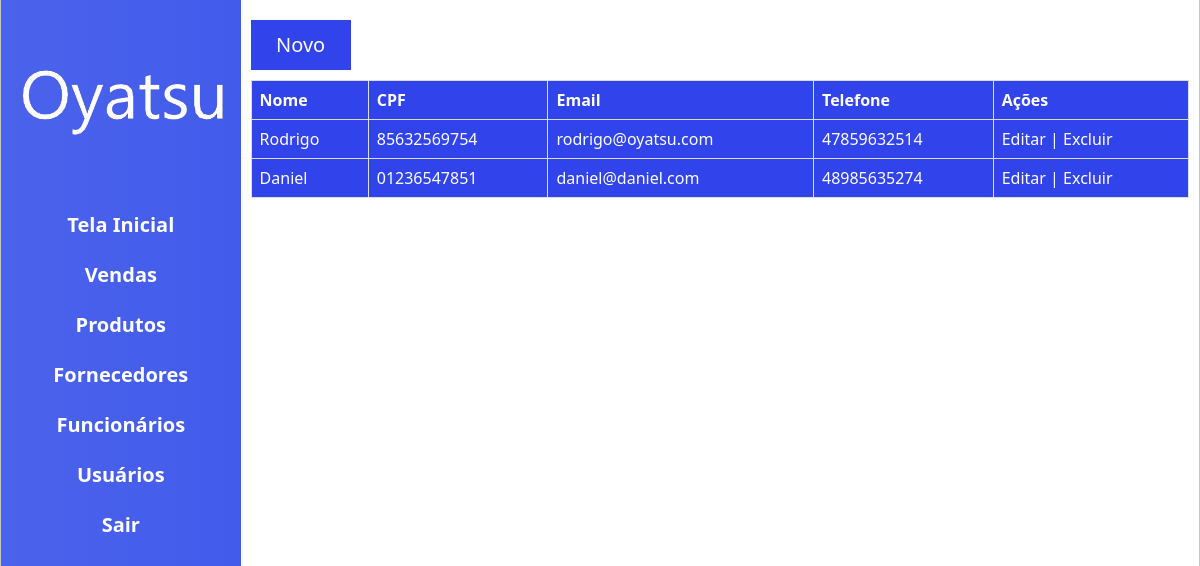
Screenshot of /menu-employee.php (signed in) with the database file from the repository.
### tables this page shows
CREATE TABLE IF NOT EXISTS `employee` (
  `id` int(11) NOT NULL AUTO_INCREMENT,
  `name` varchar(50) NOT NULL,
  `cpf` varchar(11) NOT NULL,
  `email` varchar(50) NOT NULL,
  `telefone` varchar(11) NOT NULL,
  PRIMARY KEY (`id`)
);

### menu-employee.php (the view, shortened to what this page needs)
<html>
    <head>
        <link rel="stylesheet" tyle="text/css" href="Assets/style.css">
    </head>
    <body>
        <div class="container">
            <div class="content-area">
                <div class="left-panel">
                    <div class="Logo">
                        <img class="logo_img_2" src="Assets/oyatsu.png">
                    </div>
                    <?php
                        include 'navigation.php';
                    ?>
                </div>
                <div class="right-panel">
                    <a href="new-employee.php"><div class="new-user-button">Novo</div></a>
                    <table class="users-table">
                        <tr>
                            <th>Nome</th>
                            <th>CPF</th>
                            <th>Email</th>
                            <th>Telefone</th>
                            <th>Ações</th>
                        </tr>
                        <?php
                            $con = mysqli_connect('localhost','root');
                            mysqli_select_db($con, 'oyatsu');
                            $sql = "SELECT id, name, cpf, email, telefone FROM employee";
                            $result = $con->query($sql);
                            if ($result->num_rows > 0) {
                                while($row = $result->fetch_assoc()) {
                                    echo "<tr>
                                    <td>" . $row["name"]. "</td>
                                    <td>" . $row["cpf"]. "</td>
                                    <td>" . $row["email"]. "</td>
                                    <td>" . $row["telefone"]. "</td>
                                    <td><a href='functions.php?edit_employee=" . $row["id"] . "'>Editar</a> |
                                    <a href='functions.php?delete_employee=" . $row["id"] . "'>Excluir</a>
                                    </tr>";
                                }
                            }
                        ?>
                    </table>
                </div>
            </div>
        </div>
    </body>
</html>

### Assets/style.css (style rules this page uses)
html, body { height: 100%; }
body { margin: 0; display: flex; justify-content: center; align-items: center; font-family: 'Segoe UI', Tahoma, Geneva, Verdana, sans-serif; }
.container { display: flex; flex-direction: column; width: 100%; height: 100%; border: 1px solid rgb(197, 197, 197); }
.logo_img_2 { width: 250px; height: auto; }
.content-area { display: flex; height: 100%; }
.left-panel { width: 20%; height: 100%; background-image:linear-gradient(to right,rgb(75, 99, 235), rgb(66, 91, 235)); }
.right-panel { width: 100%; padding: 10px; }
.users-table { border-collapse: collapse; color: #FFF; width: 100%; background-color: rgb(49, 68, 236); }
.users-table td, th { border: 1px solid #dddddd; text-align: left; padding: 8px; }
.new-user-button { width: 100px; height: 50px; line-height: 50px; background-color: rgb(49, 68, 236); margin-top: 10px; font-size: 20px; text-align: center; margin-bottom: 10px; }
.right-panel a { text-decoration: none; color: #FFF; }
.logo { display: flex; justify-content: center; align-items: center; height: 200px; }

### rows the page displays
employee: name "Rodrigo", cpf "85632569754", email "rodrigo@oyatsu.com", telefone "47859632514"
employee: name "Daniel", cpf "01236547851", email "daniel@daniel.com", telefone "48985635274"
